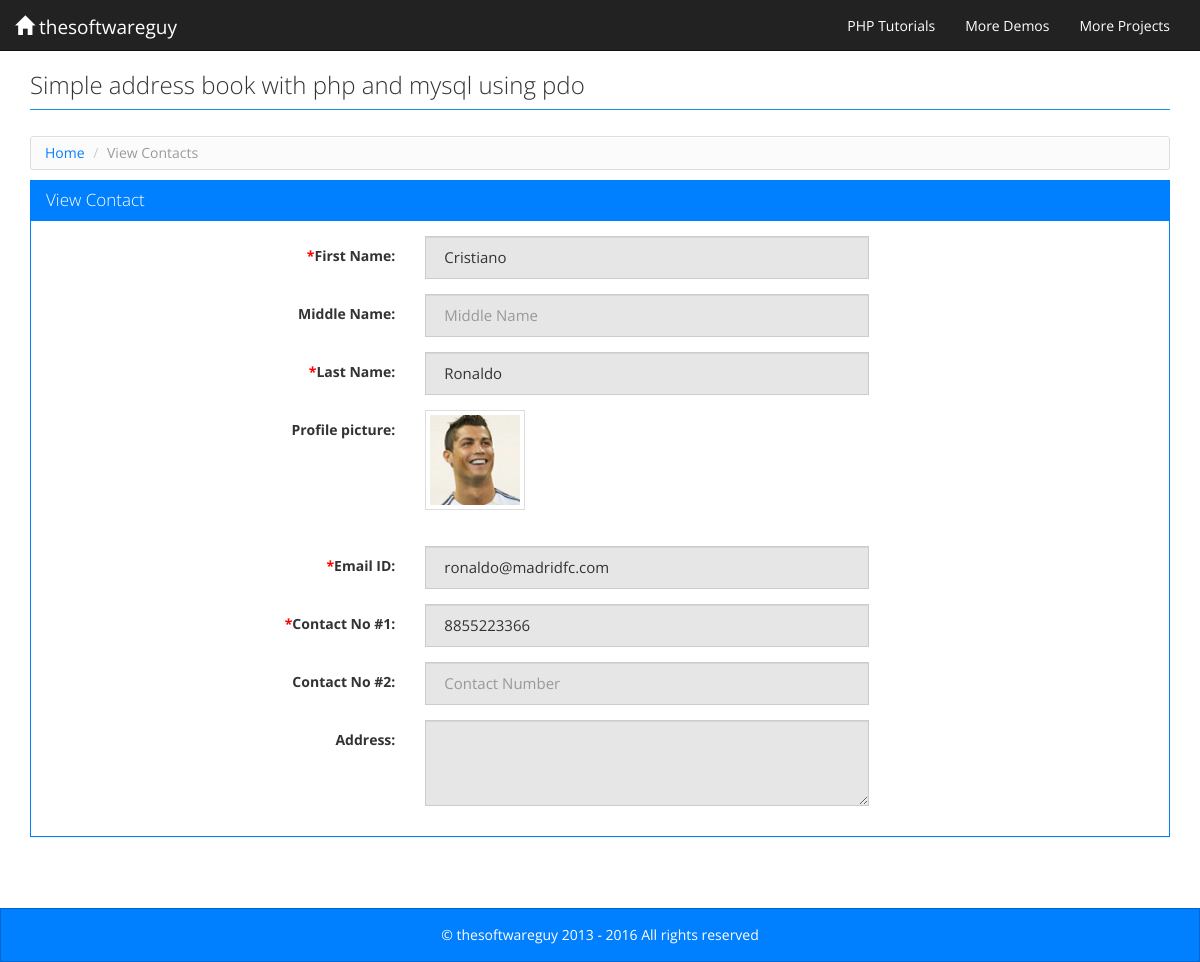
Screenshot of /view_contacts.php?cid=19 with the database file from the repository.
### tables this page shows
CREATE TABLE IF NOT EXISTS `tbl_contacts` (
  `contact_id` int(11) NOT NULL AUTO_INCREMENT,
  `first_name` varchar(255) NOT NULL,
  `middle_name` varchar(255) NOT NULL,
  `last_name` varchar(255) NOT NULL,
  `address` text,
  `contact_no1` varchar(255) NOT NULL,
  `contact_no2` varchar(255) DEFAULT NULL,
  `email_address` varchar(255) NOT NULL,
  `profile_pic` varchar(255) DEFAULT NULL,
  PRIMARY KEY (`contact_id`)
);

### view_contacts.php (the view)
<?php
require_once './config.php';
include './header.php';
try {
   $sql = "SELECT * FROM tbl_contacts WHERE 1 AND contact_id = :cid";
   $stmt = $DB->prepare($sql);
   $stmt->bindValue(":cid", intval($_GET["cid"]));
   $stmt->execute();
   $results = $stmt->fetchAll();
} catch (Exception $ex) {
  echo $ex->getMessage();
}
?>
<div class="row">
  <ul class="breadcrumb">
      <li><a href="index.php">Home</a></li>
      <li class="active">View Contacts</li>
    </ul>
</div>
  <div class="row">
    <div class="panel panel-primary">
      <div class="panel-heading">
        <h3 class="panel-title">View Contact</h3>
      </div>
      <div class="panel-body">
        <form class="form-horizontal" name="contact_form" id="contact_form" enctype="multipart/form-data" method="post" action="process_form.php">
          <fieldset>
            <div class="form-group">
              <label class="col-lg-4 control-label" for="first_name"><span class="required">*</span>First Name:</label>
              <div class="col-lg-5">
                <input type="text" readonly="" placeholder="First Name" value="<?php echo $results[0]["first_name"] ?>" id="first_name" class="form-control" name="first_name"><span id="first_name_err" class="error"></span>
              </div>
            </div>
            <div class="form-group">
              <label class="col-lg-4 control-label" for="middle_name">Middle Name:</label>
              <div class="col-lg-5">
                <input type="text" readonly="" value="<?php echo $results[0]["middle_name"] ?>" placeholder="Middle Name" id="middle_name" class="form-control" name="middle_name">
              </div>
            </div>
            <div class="form-group">
              <label class="col-lg-4 control-label" for="last_name"><span class="required">*</span>Last Name:</label>
              <div class="col-lg-5">
                <input type="text" readonly="" value="<?php echo $results[0]["last_name"] ?>" placeholder="Last Name" id="last_name" class="form-control" name="last_name"><span id="last_name_err" class="error"></span>
              </div>
            </div>
             <div class="form-group">
              <label class="col-lg-4 control-label" for="profile_pic">Profile picture:</label>
              <div class="col-lg-5">
                <?php $pic = ($results[0]["profile_pic"] <> "" ) ? $results[0]["profile_pic"] : "no_avatar.png" ?>
                <a href="profile_pics/<?php echo $pic ?>" target="_blank"><img src="profile_pics/<?php echo $pic ?>" alt="" width="100" height="100" class="thumbnail" ></a>
              </div>
            </div>
            <div class="form-group">
              <label class="col-lg-4 control-label" for="email_id"><span class="required">*</span>Email ID:</label>
              <div class="col-lg-5">
                <input type="text" readonly="" value="<?php echo $results[0]["email_address"] ?>" placeholder="Email ID" id="email_id" class="form-control" name="email_id"><span id="email_id_err" class="error"></span>
              </div>
            </div>
            <div class="form-group">
              <label class="col-lg-4 control-label" for="contact_no1"><span class="required">*</span>Contact No #1:</label>
              <div class="col-lg-5">
                <input type="text" readonly="" value="<?php echo $results[0]["contact_no1"] ?>" placeholder="Contact Number" id="contact_no1" class="form-control" name="contact_no1"><span id="contact_no1_err" class="error"></span>
              </div>
            </div>
            <div class="form-group">
              <label class="col-lg-4 control-label" for="contact_no2">Contact No #2:</label>
              <div class="col-lg-5">
                <input type="text" readonly="" value="<?php echo $results[0]["contact_no2"] ?>" placeholder="Contact Number" id="contact_no2" class="form-control" name="contact_no2"><span id="contact_no2_err" class="error"></span>
              </div>
            </div>
            <div class="form-group">
              <label class="col-lg-4 control-label" for="address">Address:</label>
              <div class="col-lg-5">
                <textarea id="address" readonly="" name="address" rows="3" class="form-control"><?php echo $results[0]["address"] ?></textarea>
              </div>
            </div>
          </fieldset>
        </form>
      </div>
    </div>
  </div>
<?php
include './footer.php';
?>

### style.css (style rules this page uses)
html, body { height: 100%; }
body { font-size: 14px; line-height: 18px; }
.mainbody .row { margin: 0px; }
.panel-body { width: 100%; margin: 0 auto; }
.breadcrumb { background-color: #FBFBFB; background-image: -moz-linear-gradient(center top , #FFFFFF, #F5F5F5); background-repeat: repeat-x; border: 1px solid #DDDDDD; border-radius: 3px; box-shadow: 0 1px 0 #FFFFFF inset; list-style: none outside none; margin: 5px 0 10px 0; padding: 7px 14px; }
.breadcrumb li { display: inline-block; text-shadow: 0 1px 0 #FFFFFF; }
.required { color: #f00; }

### rows the page displays
tbl_contacts: first_name "Cristiano", last_name "Ronaldo", profile_pic (picture), email_id "ronaldo@madridfc.com", contact_no1 "8855223366"
